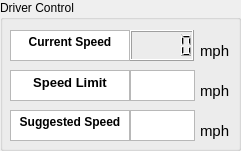
     <widget class="QGroupBox" name="tb_drive_control_box">
      <property name="geometry">
       <rect>
        <x>740</x>
        <y>90</y>
        <width>241</width>
        <height>151</height>
       </rect>
      </property>
      <property name="title">
       <string>Driver Control</string>
      </property>
      <widget class="QLCDNumber" name="tb_current_speed_display">
       <property name="geometry">
        <rect>
         <x>130</x>
         <y>30</y>
         <width>64</width>
         <height>31</height>
        </rect>
       </property>
      </widget>
      <widget class="QTextBrowser" name="tb_current_speed_txt">
       <property name="geometry">
        <rect>
         <x>10</x>
         <y>30</y>
         <width>120</width>
         <height>31</height>
        </rect>
       </property>
       <property name="verticalScrollBarPolicy">
        <enum>Qt::ScrollBarAlwaysOff</enum>
       </property>
       <property name="horizontalScrollBarPolicy">
        <enum>Qt::ScrollBarAlwaysOff</enum>
       </property>
       <property name="html">
        <string>&lt;!DOCTYPE HTML PUBLIC &quot;-//W3C//DTD HTML 4.0//EN&quot; &quot;http://www.w3.org/TR/REC-html40/strict.dtd&quot;&gt;
&lt;html&gt;&lt;head&gt;&lt;meta name=&quot;qrichtext&quot; content=&quot;1&quot; /&gt;&lt;style type=&quot;text/css&quot;&gt;
p, li { white-space: pre-wrap; }
&lt;/style&gt;&lt;/head&gt;&lt;body style=&quot; font-family:'MS Shell Dlg 2'; font-size:10pt; font-weight:400; font-style:normal;&quot;&gt;
&lt;p align=&quot;center&quot; style=&quot; margin-top:0px; margin-bottom:0px; margin-left:0px; margin-right:0px; -qt-block-indent:0; text-indent:0px;&quot;&gt;&lt;span style=&quot; font-size:9pt; font-weight:696;&quot;&gt;Current Speed&lt;/span&gt;&lt;/p&gt;&lt;/body&gt;&lt;/html&gt;</string>
       </property>
      </widget>
      <widget class="QTextBrowser" name="tb_speed_limit_txt">
       <property name="geometry">
        <rect>
         <x>10</x>
         <y>70</y>
         <width>120</width>
         <height>31</height>
        </rect>
       </property>
       <property name="verticalScrollBarPolicy">
        <enum>Qt::ScrollBarAlwaysOff</enum>
       </property>
       <property name="horizontalScrollBarPolicy">
        <enum>Qt::ScrollBarAlwaysOff</enum>
       </property>
       <property name="html">
        <string>&lt;!DOCTYPE HTML PUBLIC &quot;-//W3C//DTD HTML 4.0//EN&quot; &quot;http://www.w3.org/TR/REC-html40/strict.dtd&quot;&gt;
&lt;html&gt;&lt;head&gt;&lt;meta name=&quot;qrichtext&quot; content=&quot;1&quot; /&gt;&lt;style type=&quot;text/css&quot;&gt;
p, li { white-space: pre-wrap; }
&lt;/style&gt;&lt;/head&gt;&lt;body style=&quot; font-family:'MS Shell Dlg 2'; font-size:10pt; font-weight:400; font-style:normal;&quot;&gt;
&lt;p align=&quot;center&quot; style=&quot; margin-top:0px; margin-bottom:0px; margin-left:0px; margin-right:0px; -qt-block-indent:0; text-indent:0px;&quot;&gt;&lt;span style=&quot; font-weight:696;&quot;&gt;Speed Limit&lt;/span&gt;&lt;/p&gt;&lt;/body&gt;&lt;/html&gt;</string>
       </property>
      </widget>
      <widget class="QTextBrowser" name="tb_suggested_speed_txt">
       <property name="geometry">
        <rect>
         <x>10</x>
         <y>110</y>
         <width>120</width>
         <height>31</height>
        </rect>
       </property>
       <property name="verticalScrollBarPolicy">
        <enum>Qt::ScrollBarAlwaysOff</enum>
       </property>
       <property name="horizontalScrollBarPolicy">
        <enum>Qt::ScrollBarAlwaysOff</enum>
       </property>
       <property name="html">
        <string>&lt;!DOCTYPE HTML PUBLIC &quot;-//W3C//DTD HTML 4.0//EN&quot; &quot;http://www.w3.org/TR/REC-html40/strict.dtd&quot;&gt;
&lt;html&gt;&lt;head&gt;&lt;meta name=&quot;qrichtext&quot; content=&quot;1&quot; /&gt;&lt;style type=&quot;text/css&quot;&gt;
p, li { white-space: pre-wrap; }
&lt;/style&gt;&lt;/head&gt;&lt;body style=&quot; font-family:'MS Shell Dlg 2'; font-size:10pt; font-weight:400; font-style:normal;&quot;&gt;
&lt;p align=&quot;center&quot; style=&quot; margin-top:0px; margin-bottom:0px; margin-left:0px; margin-right:0px; -qt-block-indent:0; text-indent:0px;&quot;&gt;&lt;span style=&quot; font-size:9pt; font-weight:696;&quot;&gt;Suggested Speed&lt;/span&gt;&lt;/p&gt;&lt;/body&gt;&lt;/html&gt;</string>
       </property>
      </widget>
      <widget class="QLabel" name="tb_mph_txt_2">
       <property name="geometry">
        <rect>
         <x>200</x>
         <y>80</y>
         <width>41</width>
         <height>21</height>
        </rect>
       </property>
       <property name="font">
        <font>
         <pointsize>11</pointsize>
        </font>
       </property>
       <property name="text">
        <string>mph</string>
       </property>
      </widget>
      <widget class="QLabel" name="tb_mph_txt_1">
       <property name="geometry">
        <rect>
         <x>200</x>
         <y>40</y>
         <width>41</width>
         <height>21</height>
        </rect>
       </property>
       <property name="font">
        <font>
         <pointsize>11</pointsize>
        </font>
       </property>
       <property name="text">
        <string>mph</string>
       </property>
      </widget>
      <widget class="QLabel" name="tb_mph_txt_3">
       <property name="geometry">
        <rect>
         <x>200</x>
         <y>120</y>
         <width>41</width>
         <height>21</height>
        </rect>
       </property>
       <property name="font">
        <font>
         <pointsize>11</pointsize>
        </font>
       </property>
       <property name="text">
        <string>mph</string>
       </property>
      </widget>
      <widget class="QPlainTextEdit" name="tb_speed_limit_display">
       <property name="geometry">
        <rect>
         <x>130</x>
         <y>70</y>
         <width>65</width>
         <height>31</height>
        </rect>
       </property>
       <property name="font">
        <font>
         <pointsize>15</pointsize>
        </font>
       </property>
       <property name="verticalScrollBarPolicy">
        <enum>Qt::ScrollBarAlwaysOff</enum>
       </property>
       <property name="horizontalScrollBarPolicy">
        <enum>Qt::ScrollBarAlwaysOff</enum>
       </property>
       <property name="plainText">
        <string/>
       </property>
      </widget>
      <widget class="QPlainTextEdit" name="tb_suggested_speed_display">
       <property name="geometry">
        <rect>
         <x>130</x>
         <y>110</y>
         <width>65</width>
         <height>31</height>
        </rect>
       </property>
       <property name="font">
        <font>
         <pointsize>15</pointsize>
        </font>
       </property>
       <property name="verticalScrollBarPolicy">
        <enum>Qt::ScrollBarAlwaysOff</enum>
       </property>
       <property name="horizontalScrollBarPolicy">
        <enum>Qt::ScrollBarAlwaysOff</enum>
       </property>
       <property name="plainText">
        <string/>
       </property>
      </widget>
     </widget>
